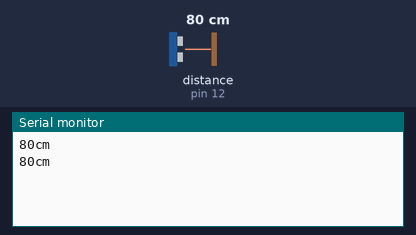
Bench run of a sketch on a simulated Arduino Uno, built with avr-gcc and run on an emulated ATmega328P. On the bench: the last lines printed to the serial monitor. Inputs (shaded band) come from the test bench; at power-on: distance to the obstacle (sensor on pin 12) 80 cm. The echo pulse lasts 58.3 µs per cm.

Above: at 2.2 s.
2.3 s: distance to the obstacle (sensor on pin 12) set to 6 cm
At 3.6 s:
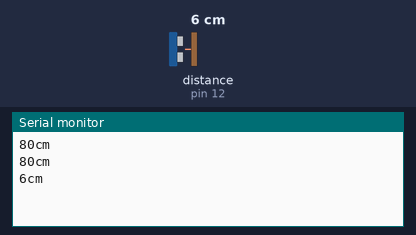
3.8 s: distance to the obstacle (sensor on pin 12) set to 3 cm
At 4.5 s:
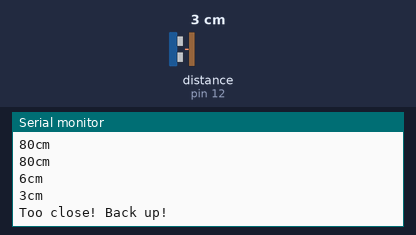
Timing chart, 0 to 6.8 s (numbered marks = the images above; inputs shaded):
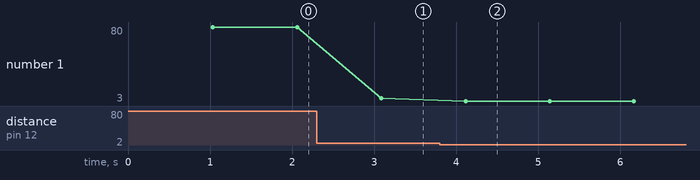

Measured:
- the behaviour switches between 5 and 4 cm on distance to the obstacle (sensor on pin 12) (found by bisection; images 1 and 2)
- after the input at 2.3 s, the serial monitor: prints a new line after 0.79 s (image 1)
- after the input at 3.8 s, the serial monitor: prints a new line after 0.31 s (image 2)
- plotted number 1: 80 → 6 after the input at 2.3 s, 6 → 3 after the input at 3.8 s

The sketch:

ultrasonic_sensor.ino
```cpp
#include <SR04.h>

int trigger_pin = 12;
int echo_pin = 11;

SR04 sr04 = SR04(echo_pin, trigger_pin);
long a;

void setup() {
  // put your setup code here, to run once:
  Serial.begin(9600);
  delay(1000);
}

void loop() {
  // put your main code here, to run repeatedly:
  a = sr04.Distance();
  Serial.print(a);
  Serial.println("cm");

  if (a < 5) {
    Serial.println("Too close! Back up!");
  }

  delay(1000);
}
```
